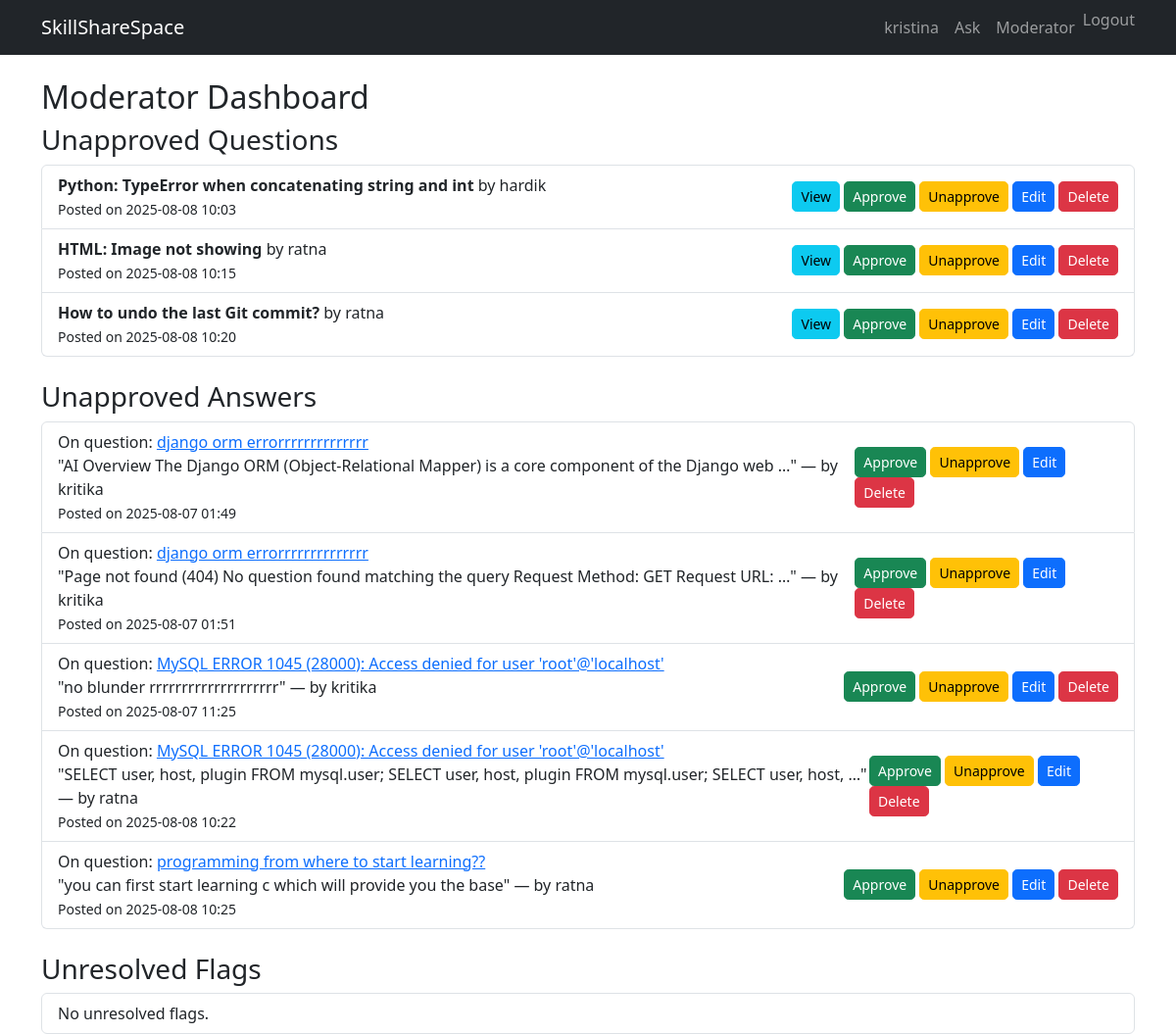
Page /moderator/ (signed in) on the earlier database version.
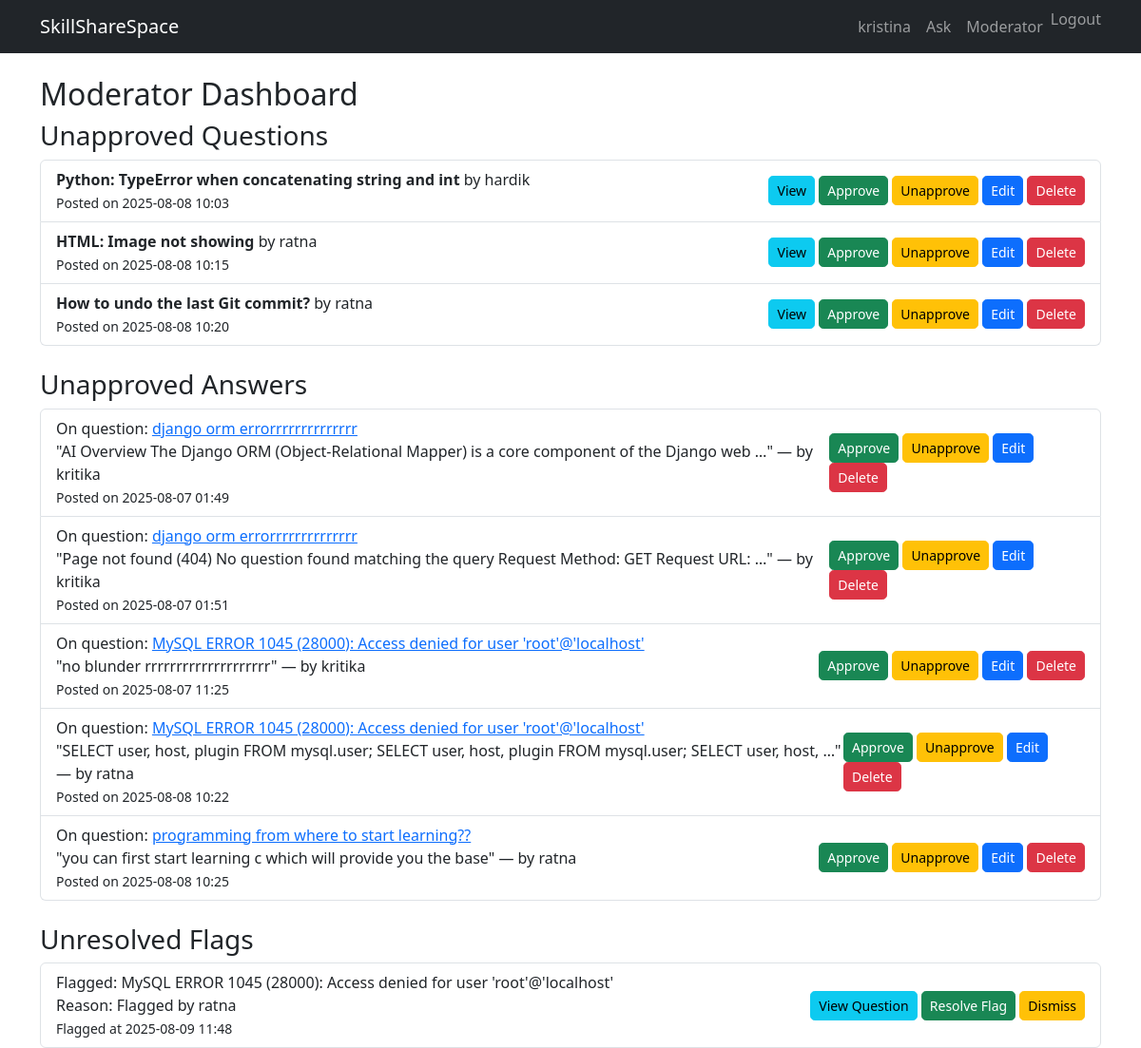
Same page on the later database version.
### skillsharespace_app/models.py (models this page shows, shortened)
class Question(models.Model):
    title = models.CharField(max_length=255)
    body = models.TextField()
    created_at = models.DateTimeField(default=timezone.now)
    updated_at = models.DateTimeField(auto_now=True)
    author = models.ForeignKey(User, on_delete=models.CASCADE)
    approved = models.BooleanField(default=False)
    views = models.PositiveIntegerField(default=0)
    def __str__(self):
        return self.title

class Answer(models.Model):
    question = models.ForeignKey(Question, related_name='answers', on_delete=models.CASCADE)
    body = models.TextField()
    author = models.ForeignKey(User, on_delete=models.CASCADE)
    created_at = models.DateTimeField(default=timezone.now)
    approved = models.BooleanField(default=False)

class Flag(models.Model):
    CONTENT_CHOICES = [
        ('question', 'Question'),
        ('answer', 'Answer'),
    ]
    content_type = models.ForeignKey(ContentType, on_delete=models.CASCADE)
    object_id = models.PositiveIntegerField()
    content_object = GenericForeignKey('content_type', 'object_id')
    reason = models.TextField()
    created_at = models.DateTimeField(default=timezone.now)
    resolved = models.BooleanField(default=False)

### skillsharespace_app/views.py (the view)
# urls.py: path('moderator/', views.ModeratorDashboardView.as_view(), name='mod-dashboard'),
class ModeratorDashboardView(LoginRequiredMixin, UserPassesTestMixin, TemplateView):
    template_name = 'moderator/dashboard.html'
    def test_func(self):
        return self.request.user.is_staff
    def get_context_data(self, **kwargs):
        context = super().get_context_data(**kwargs)
        context['unapproved_questions'] = Question.objects.filter(approved=False)
        context['unapproved_answers'] = Answer.objects.filter(approved=False)
        context['unresolved_flags'] = Flag.objects.filter(resolved=False)
        return context

### templates/moderator/dashboard.html (shortened to what this page needs)
{% extends "qa/base.html" %}
{% block content %}
<h2>Moderator Dashboard</h2>
<h3>Unapproved Questions</h3>
<ul class="list-group mb-4">
    {% for question in unapproved_questions %}
    <li class="list-group-item d-flex justify-content-between align-items-center">
        <div>
            <strong>{{ question.title }}</strong> by {{ question.author.username }}
            <br>
            <small>Posted on {{ question.created_at|date:"Y-m-d H:i" }}</small>
        </div>
        <div>
            <a href="{% url 'question-detail' question.pk %}" class="btn btn-sm btn-info">View</a>
            <a href="{% url 'approve-question' question.pk %}" class="btn btn-sm btn-success">Approve</a>
            <a href="{% url 'unapprove-question' question.pk %}" class="btn btn-sm btn-warning">Unapprove</a>
            <a href="{% url 'moderator-question-edit' question.pk %}" class="btn btn-sm btn-primary">Edit</a>
            <a href="{% url 'question-delete' question.pk %}" class="btn btn-sm btn-danger">Delete</a>
        </div>
    </li>
    {% empty %}
    <li class="list-group-item">No unapproved questions.</li>
    {% endfor %}
</ul>
<h3>Unapproved Answers</h3>
<ul class="list-group mb-4">
    {% for answer in unapproved_answers %}
    <li class="list-group-item d-flex justify-content-between align-items-center">
        <div>
            On question: <a href="{% url 'question-detail' answer.question.pk %}">{{ answer.question.title }}</a><br>
            "{{ answer.body|truncatewords:15 }}" — by {{ answer.author.username }}<br>
            <small>Posted on {{ answer.created_at|date:"Y-m-d H:i" }}</small>
        </div>
        <div>
            <a href="{% url 'approve-answer' answer.pk %}" class="btn btn-sm btn-success">Approve</a>
            <a href="{% url 'unapprove-answer' answer.pk %}" class="btn btn-sm btn-warning">Unapprove</a>
            <a href="{% url 'moderator-answer-edit' answer.pk %}" class="btn btn-sm btn-primary">Edit</a>
            <a href="{% url 'moderator-answer-delete' answer.pk %}" class="btn btn-sm btn-danger">Delete</a>
        </div>
    </li>
    {% empty %}
    <li class="list-group-item">No unapproved answers.</li>
    {% endfor %}
</ul>
<h3>Unresolved Flags</h3>
<ul class="list-group">
    {% for flag in unresolved_flags %}
    <li class="list-group-item d-flex justify-content-between align-items-center">
        <div>
            Flagged: {{ flag.content_object }}<br>
            Reason: {{ flag.reason }}<br>
            <small>Flagged at {{ flag.created_at|date:"Y-m-d H:i" }}</small>
        </div>
        <div>
            {% if flag.content_type.model == "question" %}
                <a href="{% url 'question-detail' flag.object_id %}" class="btn btn-sm btn-info">View Question</a>
            {% elif flag.content_type.model == "answer" %}
                <a href="{% url 'question-detail' flag.content_object.question.pk %}" class="btn btn-sm btn-info">View Related Question</a>
            {% endif %}
            <a href="{% url 'resolve-flag' flag.id %}" class="btn btn-sm btn-success">Resolve Flag</a>
            <a href="{% url 'dismiss-flag' flag.id %}"class="btn btn-sm btn-warning">Dismiss</a>
        </div>
    </li>
    {% empty %}
    <li class="list-group-item">No unresolved flags.</li>
    {% endfor %}
</ul>
{% endblock %}

Differences in the rows shown:
added Flag: content_object "MySQL ERROR 1045 (28000): Access denied for user 'root'@'localhost'", reason "Flagged by ratna", created_at "2025-08-09 11:48", shows "View Question"
Other differences:
text no longer shown: "No unresolved flags."
